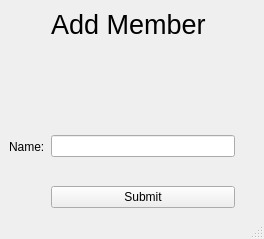
<?xml version="1.0" encoding="UTF-8"?>
<ui version="4.0">
 <class>MainWindow</class>
 <widget class="QMainWindow" name="MainWindow">
  <property name="geometry">
   <rect>
    <x>0</x>
    <y>0</y>
    <width>264</width>
    <height>239</height>
   </rect>
  </property>
  <property name="windowTitle">
   <string>Add Member</string>
  </property>
  <widget class="QWidget" name="centralwidget">
   <layout class="QGridLayout" name="gridLayout">
    <item row="2" column="1">
     <widget class="QLineEdit" name="name_entry">
      <property name="text">
       <string/>
      </property>
     </widget>
    </item>
    <item row="2" column="0">
     <widget class="QLabel" name="name_label">
      <property name="text">
       <string>Name:</string>
      </property>
     </widget>
    </item>
    <item row="3" column="1">
     <widget class="QPushButton" name="submission_button">
      <property name="text">
       <string>Submit</string>
      </property>
     </widget>
    </item>
    <item row="0" column="1">
     <widget class="QLabel" name="title">
      <property name="font">
       <font>
        <pointsize>20</pointsize>
       </font>
      </property>
      <property name="text">
       <string>Add Member</string>
      </property>
     </widget>
    </item>
    <item row="2" column="2">
     <spacer name="verticalSpacer_2">
      <property name="orientation">
       <enum>Qt::Vertical</enum>
      </property>
      <property name="sizeHint" stdset="0">
       <size>
        <width>20</width>
        <height>40</height>
       </size>
      </property>
     </spacer>
    </item>
    <item row="1" column="1">
     <spacer name="verticalSpacer">
      <property name="orientation">
       <enum>Qt::Vertical</enum>
      </property>
      <property name="sizeHint" stdset="0">
       <size>
        <width>20</width>
        <height>40</height>
       </size>
      </property>
     </spacer>
    </item>
   </layout>
  </widget>
  <widget class="QMenuBar" name="menubar">
   <property name="geometry">
    <rect>
     <x>0</x>
     <y>0</y>
     <width>264</width>
     <height>21</height>
    </rect>
   </property>
  </widget>
  <widget class="QStatusBar" name="statusbar"/>
 </widget>
 <resources/>
 <connections/>
</ui>
